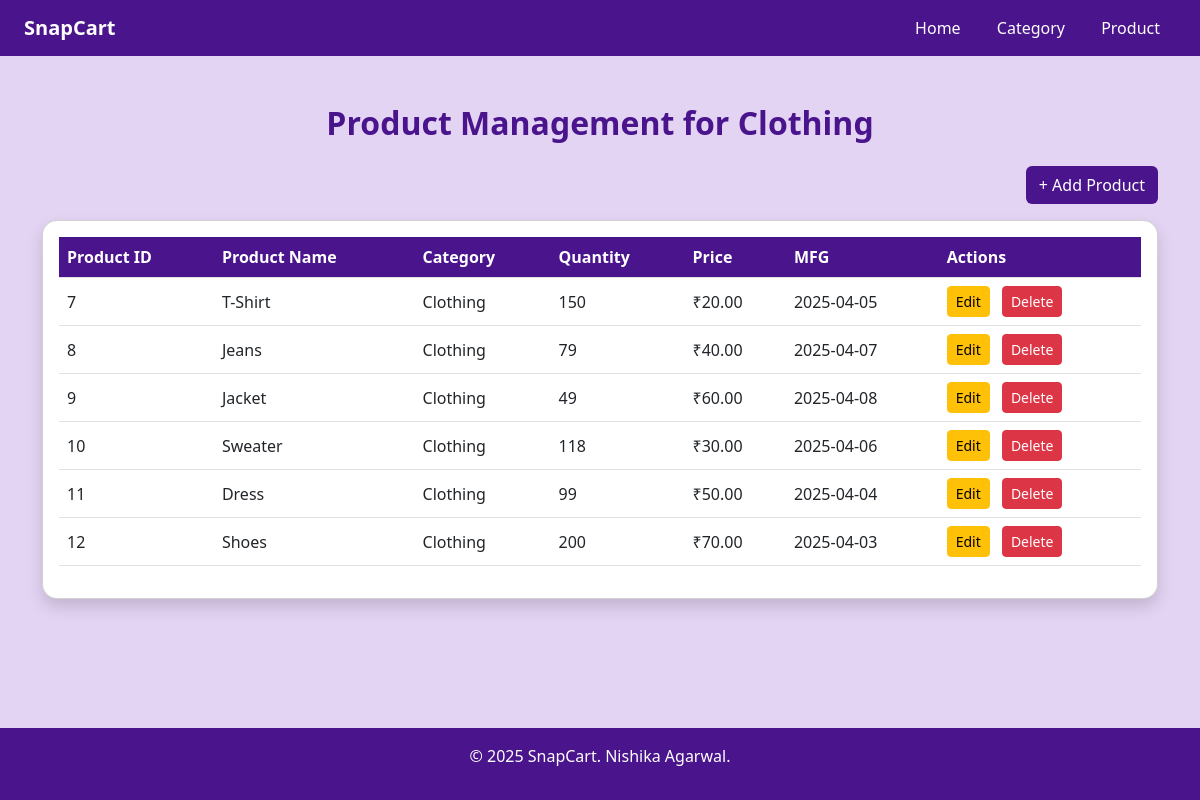
Page /category/2/show on the committed database.
### models.py (models this page shows)
class Category(db.Model):
    __tablename__ = 'category'
    id = db.Column(db.Integer, primary_key=True)
    name = db.Column(db.String(64), nullable=False)
    products = db.relationship('Product', back_populates='category', cascade='all, delete')

class Product(db.Model):  # Class names should start with uppercase
    __tablename__ = 'product'
    id = db.Column(db.Integer, primary_key=True)
    name = db.Column(db.String(64), nullable=False)
    price = db.Column(db.Float, nullable=False)
    category_id = db.Column(db.Integer, db.ForeignKey('category.id'), nullable=False)
    quantity = db.Column(db.Integer, nullable=False)
    man_date = db.Column(db.Date, nullable=False)
    category = db.relationship('Category', back_populates='products')

### routes.py (the view)
@app.route('/category/<int:id>/show')
def show_category(id):
    admin_id = session.get('admin_id')
    category = Category.query.get(id)
    return render_template(
        'category/show.html',
        user=admin_id,
        category=category
    )

### templates/category/show.html (shortened to what this page needs)
<!DOCTYPE html>
<html lang="en">
<head>
    <link href="https://cdn.jsdelivr.net/npm/bootstrap@5.3.0/dist/css/bootstrap.min.css" rel="stylesheet">
</head>
<body>
    <nav class="navbar navbar-expand-lg snap-purple px-4">
        <a class="navbar-brand text-white fw-bold">SnapCart</a>
        <div class="ms-auto">
            <a class="nav-link d-inline px-3" href="{{ url_for('admin_home') }}">Home</a>
            <a class="nav-link d-inline px-3" href="{{ url_for('admin_category') }}">Category</a>
            <a class="nav-link d-inline px-3" href="{{ url_for('admin_product') }}">Product</a>
        </div>
    </nav>
    <div class="container py-5">
        <h2 class="text-center mb-4">Product Management for {{category.name}}</h2>
        <div class="d-flex justify-content-end mb-3">
            <a href="{{ url_for('add_product', category_id = category.id) }}" class="btn btn-snap">+ Add Product</a>
        </div>
        <div class="card shadow p-3">
            <div class="table-responsive">
                <table class="table table-hover align-middle">
                    <thead>
                        <tr>
                            <th scope="col">Product ID</th>
                            <th scope="col">Product Name</th>
                            <th scope="col">Category</th>
                            <th scope="col">Quantity</th>
                            <th scope="col">Price</th>
                            <th scope="col">MFG</th>
                            <th scope="col">Actions</th>
                        </tr>
                    </thead>
                    <tbody>
                        {% for product in category.products %}
                        <tr>
                            <td>{{ product.id }}</td>
                            <td>{{ product.name }}</td>
                            <td>{{ product.category.name }}</td>
                            <td>{{ product.quantity }}</td>
                            <td>₹{{ "%.2f"|format(product.price) }}</td>
                            <td>{{ product.man_date }}</td>
                            <td>
                                <a href="{{ url_for('edit_product', id=product.id, next = 'show_category') }}" class="btn btn-sm btn-warning me-2">Edit</a>
                                <a href="{{ url_for('delete_product', id=product.id, next = 'show_category') }}" class="btn btn-sm btn-danger" onclick="return confirm('Are you sure you want to delete this category?');">Delete</a>
                            </td>
                        </tr>
                        {% else %}
                        <tr>
                            <td colspan="4" class="text-center">No products available.</td>
                        </tr>
                        {% endfor %}
                    </tbody>
                </table>
            </div>
        </div>
    </div>
    <footer>
        <p>&copy; 2025 SnapCart. Nishika Agarwal.</p>
    </footer>
</body>
</html>

### templates/category/show.html (style rules this page uses)
body { background-color: #e4d4f4; font-family: 'Segoe UI', sans-serif; min-height: 100vh; display: flex; flex-direction: column; }
.snap-purple { background-color: #4a148c; color: white; }
.btn-snap { background-color: #4a148c; color: white; }
.card { border-radius: 15px; }
.table th { background-color: #4a148c !important; color: white; }
h2 { color: #4a148c; font-weight: 600; }
.nav-link { color: white !important; }
footer { margin-top: auto; background-color: #4a148c; color: white; text-align: center; padding: 1rem 0; }

### rows in the picture
Category: name "Clothing"
Product: id "7", name "T-Shirt", category.name "Clothing", quantity "150", price "20.00", man_date "2025-04-05"
Product: id "8", name "Jeans", category.name "Clothing", quantity "79", price "40.00", man_date "2025-04-07"
Product: id "9", name "Jacket", category.name "Clothing", quantity "49", price "60.00", man_date "2025-04-08"
Product: id "10", name "Sweater", category.name "Clothing", quantity "118", price "30.00", man_date "2025-04-06"
Product: id "11", name "Dress", category.name "Clothing", quantity "99", price "50.00", man_date "2025-04-04"
Product: id "12", name "Shoes", category.name "Clothing", quantity "200", price "70.00", man_date "2025-04-03"
